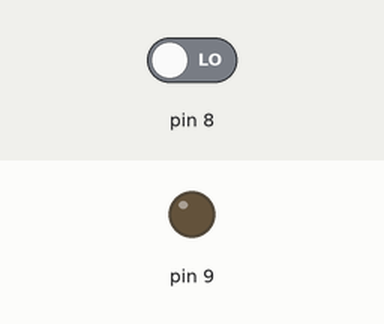
Recording of a sketch running on a simulated Arduino Uno, built with avr-gcc and run on an emulated ATmega328P. Parts: output pins drawn as LEDs (lit = HIGH). The inputs (shaded band) are chosen by the test bench; at power-on: pin 8 LOW. What the sketch prints to the serial monitor is not drawn.

Above: at 1.2 s.
1.3 s: pin 8 driven HIGH
At 2.0 s:
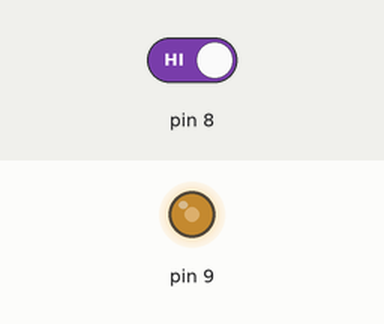
Timing chart, 0 to 4.3 s (numbered marks = the images above; inputs shaded):
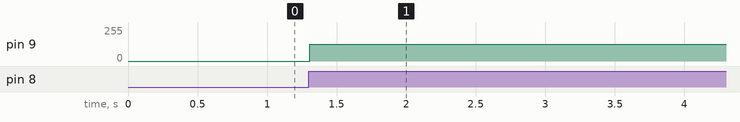

The sketch:

PIR.ino
```cpp
// 적외선 센서 근처에 가면 선풍기가 돌게, 아니면 안돌게 만들어 보기!

void setup() {
  pinMode(8, INPUT);
  pinMode(9, OUTPUT); // 액츄에이터

  Serial.begin(9600);
}

void loop() {
  int val = digitalRead(8);

  Serial.println(val);

  if (val == 1) {
    // digitalWrite(9, 1); // 최대 세기로 켰다 껐다만 하겠다!
    analogWrite(9, 125); // 속도를 조금 줄여서 작동 시키겠다!
  } else {
    digitalWrite(9, 0);
  }
}
```

Measured:
- after the input at 1.3 s, pin 9: 0/255 → 125/255 at once
